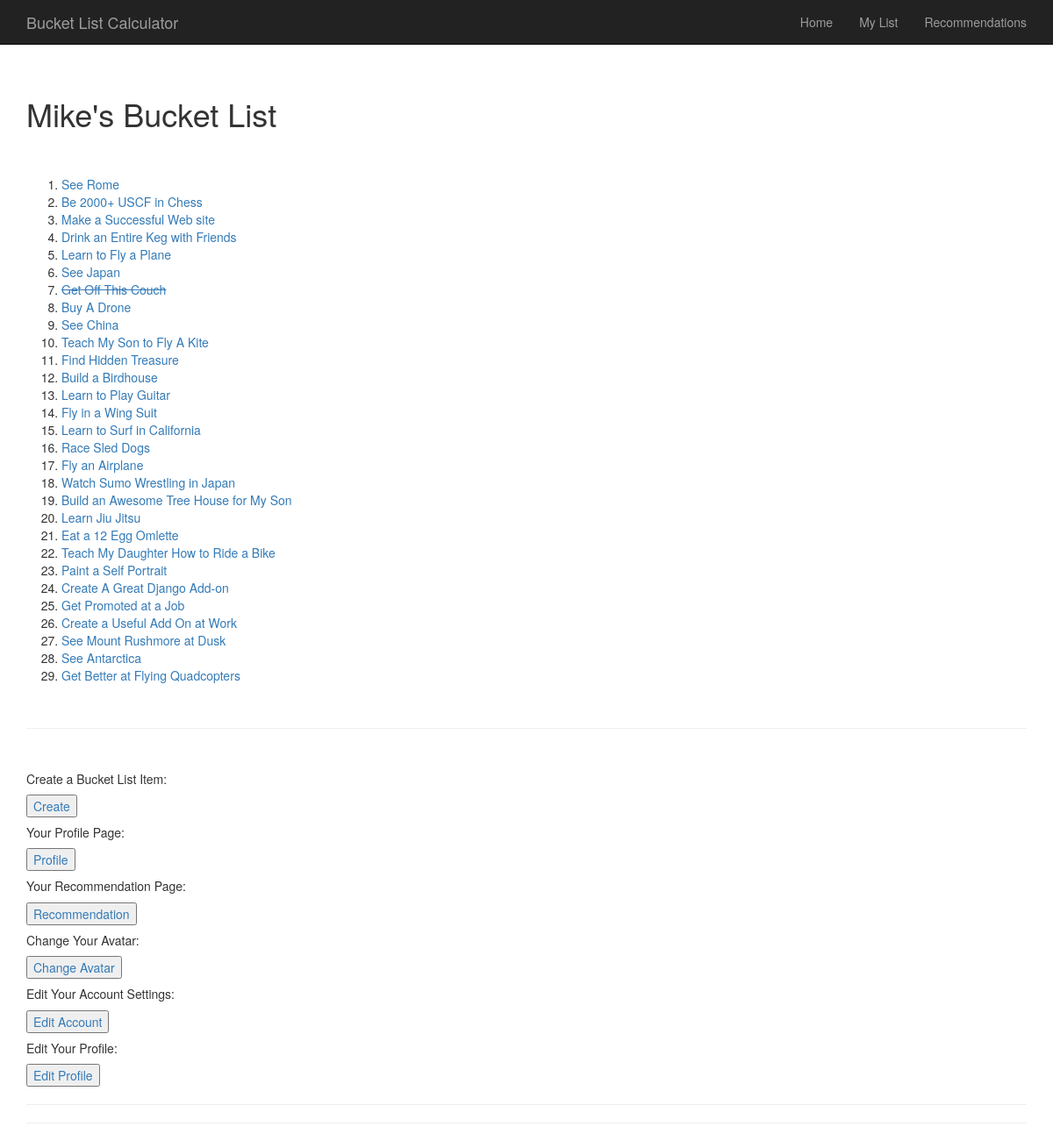
Before: /bucketlist/mylist/ (signed in) with the older database file.
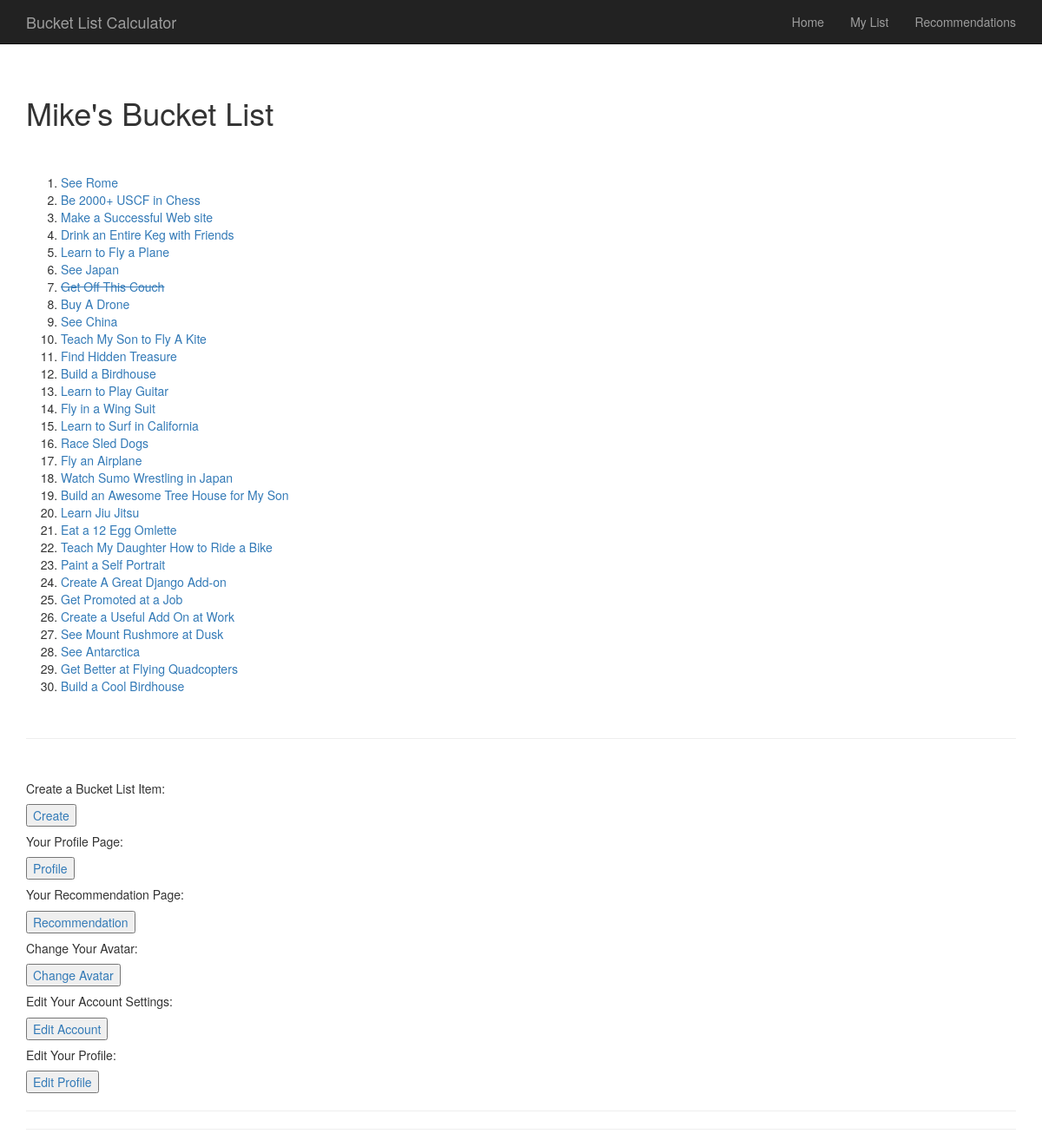
After: the same page with the newer database file.
### BucketList/models.py (models this page shows, shortened)
class BucketListItem(models.Model):
    text = models.CharField(max_length = 200)
    pub_by = models.ForeignKey(User,editable = False)
    pub_date = models.DateTimeField(editable=False)
    goal_type = models.CharField(choices = CHOICES, max_length = 200)
    cost = models.IntegerField(max_length = 20)
    time = models.IntegerField(max_length = 20)
    hours = models.IntegerField(max_length = 20)
    crossed_off = models.BooleanField(editable = False, default = False)
    how_many_items = models.IntegerField(editable = False, default = 1)
    def recently_added(self):
        return self.pub_date >= timezone.now() - datetime.timedelta(days = 1)
    recently_added.boolean = True

### BucketList/views.py (the view)
@login_required
def my_list(request):
    personal_list = BucketListItem.objects.all().filter(pub_by = request.user.id)
    repeat = RepeatGoalInList(personal_list)
    context = {'user': request.user.username,
                      'personal_list': personal_list,
                      'repeat': repeat,
                    }
    return render(request, 'BucketList/mylist.html', context)

### BucketList/views.py (called while the page is built)
def ExactSameGoal(item, dict):
        list_of_goals = []
        number_of_exact = 0
        for goal in dict:
            similarity = fuzz.ratio(item, goal.text)
            if similarity == 100:
                number_of_exact += 1
                list_of_goals.append(goal)
        return list_of_goals, number_of_exact

def RepeatGoalInList(dict):
    matching_goals = []
    for item in dict:
        same_goal = ExactSameGoal(item, dict)
        if same_goal[1] > 1:
            match = same_goal[0]
            matching_goals.append(match[0])
    if len(matching_goals) > 0:
        return matching_goals[0]
    else:
        return 0

### BucketList/templates/BucketList/mylist.html (shortened to what this page needs)
{% extends 'base.html' %}
{% block content %}
    <br>
    <h1>{{user}}'s Bucket List</h1>
    {% load avatar_tags %}
    {% load inbox %}
    {% if personal_list %}
    <br>
    <br>
        <ol>
        {% for item in personal_list %}
            {% if item.crossed_off == True %}
                <li><a href = '/bucketlist/mylist/view/{{item.id}}/'  style="text-decoration: line-through;">{{ item.text }}</a></li>
            {% else %}
                <li><a href = '/bucketlist/mylist/view/{{item.id}}/'>{{ item.text }}</a></li>
            {% endif %}
        {% endfor %}
        </ol>
    {% else %}
        <p>You don't have any Bucket List items yet!  Better get on that.</p>
    {% endif %}
    <br/>
    <hr>
    <br/>
    <h5>Create a Bucket List Item:</h5>
    <button><a href="/bucketlist/create/">Create</a></button>
    <br/>
    <h5>Your Profile Page:</h5>
    <button><a href="/bucketlist/userstats/{{user}}">Profile</a></button>
    <br/>
    <h5>Your Recommendation Page:</h5>
    <button><a href="/bucketlist/mylist/recommendation/">Recommendation</a></button>
    <br/>
    <h5>Change Your Avatar:</h5>
    <button><a href="{% url 'avatar_change' %}">Change Avatar</a></button>
    <br/>
    <h5>Edit Your Account Settings:</h5>
    <button><a href="/accounts/edit/">Edit Account</a></button>
    <br/>
    <h5>Edit Your Profile:</h5>
    <button><a href="/bucketlist/profile/edit/">Edit Profile</a></button>
    <br/>
{% endblock content %}

### templates/base.html (shortened to what this page needs)
<!DOCTYPE html>
<html lang="en">
<head>
    {% load bootstrap3 %}
    {% bootstrap_css %}
</head>
<body>
<header class = "navbar navbar-inverse navbar-fixed-top" role = "banner">
    <div class = "container">
        <div class ="navbar-header">
            <a href="/bucketlist/" class ="navbar-brand">Bucket List Calculator</a>
        </div>
        <div class = "collapse navbar-collapse" id = "dropdown">
            <ul class = "nav navbar-nav navbar-right" role = "navigation">
                <li><a href="/bucketlist/">Home</a></li>
                <li><a href="/bucketlist/mylist/">My List</a></li>
                <li><a href="/bucketlist/mylist/recommendation/">Recommendations</a></li>
            </ul>
        </div>
    </div>
</header>
<div class = "container">
    {% block content %}
    {% endblock %}
    <hr>
    <hr>
</div>
    </body>
</html>

### templates/base.html (style rules this page uses)
body { padding-top: 70px; }

Changed rows visible on the page:
added BucketListItem: text "Build a Cool Birdhouse"
